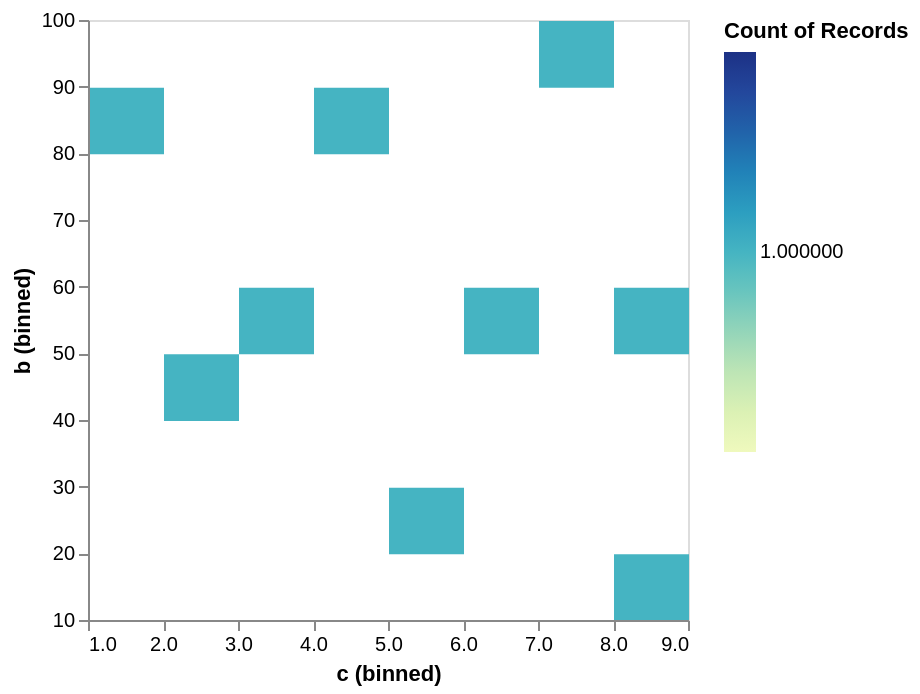

The specification (Vega-Lite) saved for this image:
### Vega-Lite specification from a JSON file in a GitHub repository (floating-point values rounded to 4 significant figures)
{"data": {"values": [{"a": "A", "b": 28, "c": 5, "g": "x"}, {"a": "B", "b": 55, "c": 9, "g": "y"}, {"a": "C", "b": 43, "c": 2, "g": "x"}, {"a": "D", "b": 91, "c": 7, "g": "y"}, {"a": "E", "b": 81, "c": 4, "g": "x"}, {"a": "F", "b": 53, "c": 6, "g": "y"}, {"a": "G", "b": 19, "c": 8, "g": "x"}, {"a": "H", "b": 87, "c": 1, "g": "y"}, {"a": "I", "b": 52, "c": 3, "g": "x"}]}, "mark": "rect", "encoding": {"x": {"field": "c", "type": "quantitative", "bin": true}, "y": {"field": "b", "type": "quantitative", "bin": true}, "color": {"aggregate": "count", "type": "quantitative"}}}
